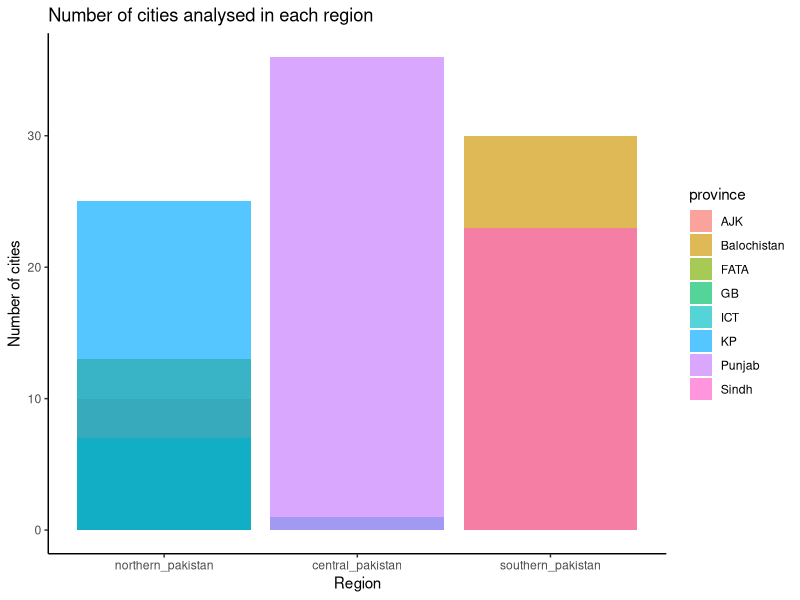
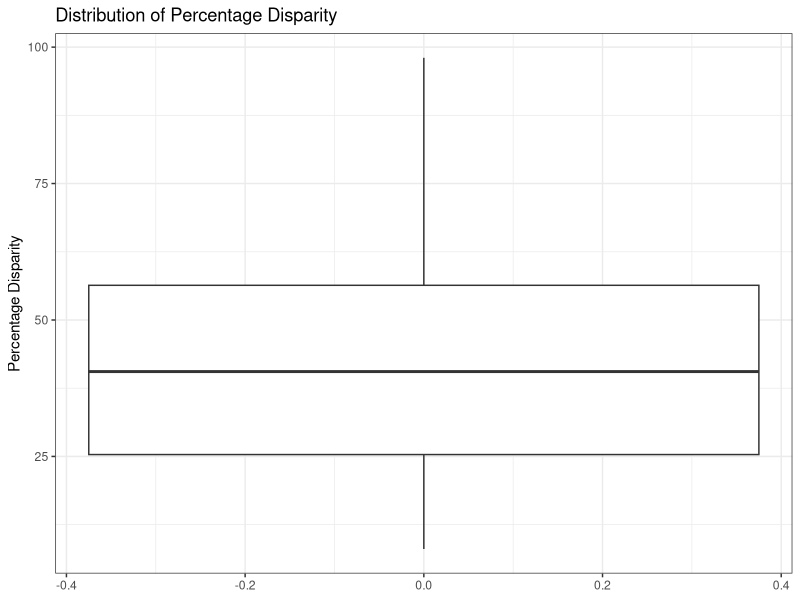
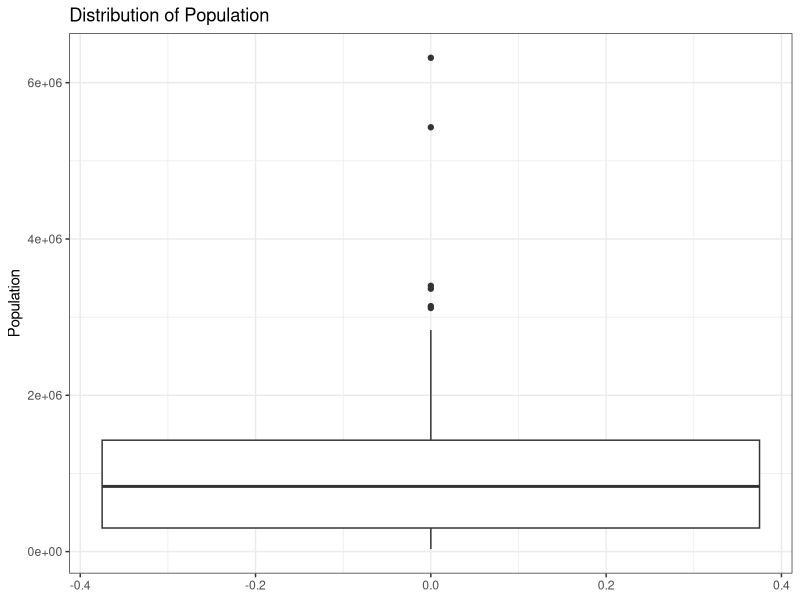
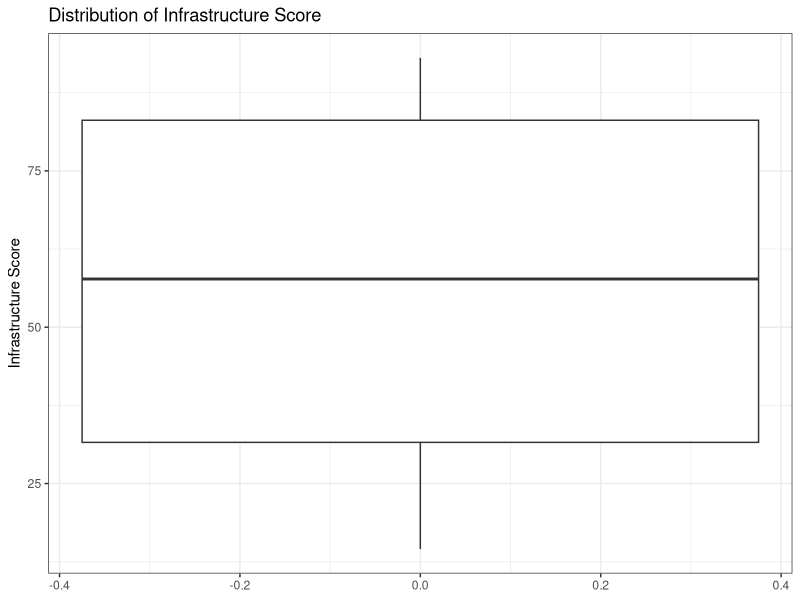
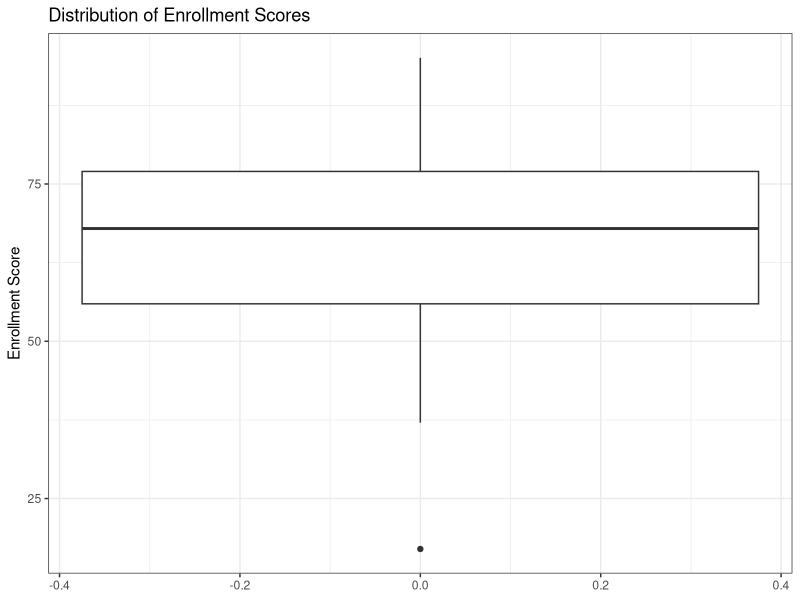
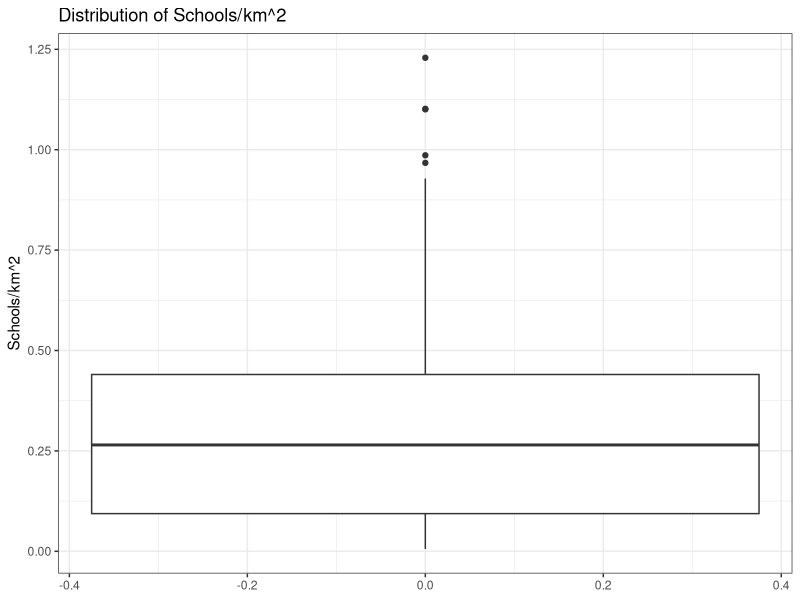
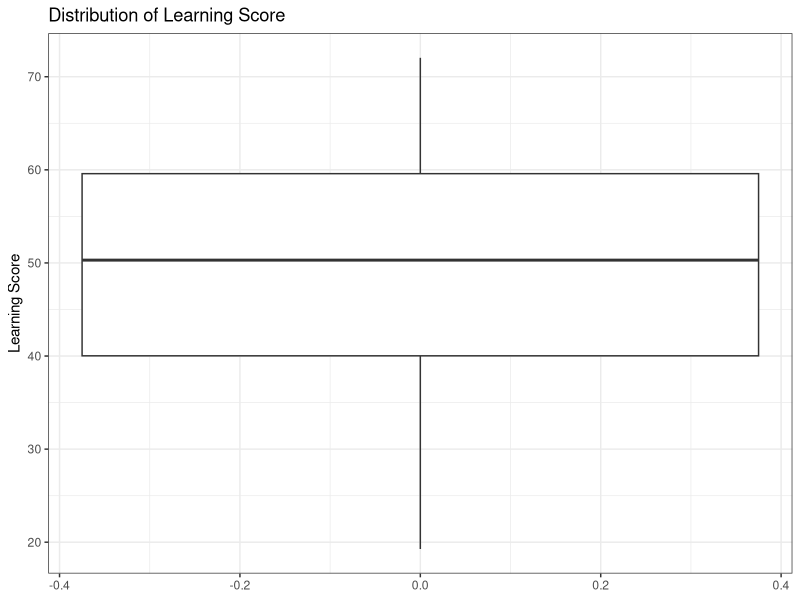
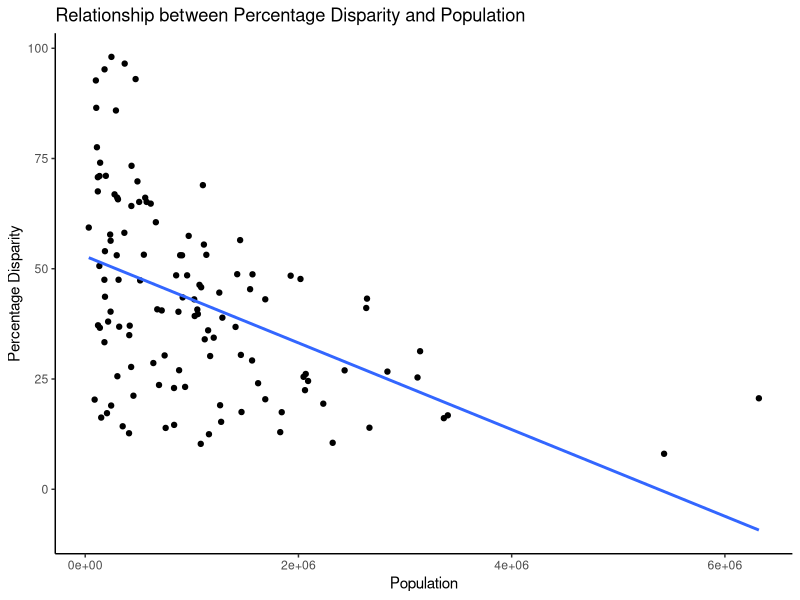

These figures' R source, in order:
## ---- chunk 1
knitr::opts_chunk$set(echo = TRUE)
## ---- chunk 2
library(readr)
library(tidyverse) 
## ---- chunk 3
PakEdu <- read_csv("Consolidated (Educational Dataset).csv")
head(PakEdu)
## ---- chunk 4
#Create a dataframe with province data
PakEdu.province <- select(PakEdu, "City", province = "Province")
PakEdu.province <- unique(PakEdu.province)
PakEdu.province <- mutate(PakEdu.province, province = as.factor(province))

PakEdu.data <- PakEdu %>%
    select("City", "% Boys Enrolled", "% Girls Enrolled","Province", "Population", "Total number of schools", "Year", "School infrastructure score", "Area (km²)", "Enrolment score", "Learning score") %>%
  mutate(Percent_Boys_Enrolled = as.numeric(gsub("[\\%,]", "", PakEdu$`% Boys Enrolled`))) %>%
  mutate(Percent_Girls_Enrolled = as.numeric(gsub("[\\%,]", "", PakEdu$`% Girls Enrolled`))) %>%
  mutate(Total_Schools = as.numeric(as.character(PakEdu$`Total number of schools`))) %>%
  mutate(Area = as.numeric(as.character(PakEdu$`Area (km²)`))) %>%
  mutate(Learning_score = as.numeric(as.character(PakEdu$`Learning score`))) %>%
  mutate(Enrolment_score = as.numeric(as.character(PakEdu$`Enrolment score`))) %>%
  mutate(School_infrastructure_score = as.numeric(as.character(PakEdu$`School infrastructure score`))) %>%
  mutate(Percentage_Disparity = Percent_Boys_Enrolled - Percent_Girls_Enrolled) %>%
  mutate (Province = as.factor(Province))

#Remove bad data points as neceassary
PakEdu.data <- filter(PakEdu.data, Area > 0)
PakEdu.data <- filter(PakEdu.data, Population > 0)
PakEdu.data <- filter(PakEdu.data, Population < 13215631)
PakEdu.data <- mutate(PakEdu.data, Schools_per_Area = Total_Schools / Area)
PakEdu.data <- PakEdu.data %>%
  group_by(City) %>% #so that data on cities repeated over  years is averaged
  summarise(
    percentage_disparity = mean(Percentage_Disparity, na.rm=TRUE),
    population = mean(Population),
    school_infrastructure_score = mean(School_infrastructure_score, na.rm=TRUE), 
    schools_per_area = mean(Schools_per_Area),
    learning_score = mean(Learning_score), 
    enrolment_score = mean(Enrolment_score)
  )

#Adding variable "Province" to data
PakEdu.data <- PakEdu.data %>% 
  full_join(PakEdu.province, by="City")

#Creating a category for province: We will group provinces together, dividing Pakistan into Northern, Central and Southern regions. 
PakEdu.data <- PakEdu.data %>% mutate(region = case_when(
  province == "AJK" ~ "northern_pakistan",
  province == "Balochistan" ~ "southern_pakistan",
  province == "FATA" ~ "northern_pakistan",
  province == "GB" ~ "northern_pakistan",
  province == "KP" ~ "northern_pakistan", 
  province == "Punjab" ~ "central_pakistan", 
  province == "Sindh" ~ "southern_pakistan",
  province == "ICT" ~ "central_pakistan" ))

#Make region a factor
PakEdu.data$region <- factor(PakEdu.data$region, c("northern_pakistan", 
                                                     "central_pakistan", 
                                                     "southern_pakistan"))

#Final DataSet
PakEdu.data
## ---- chunk 5
#getting numerical summary information for each variable.
summary(PakEdu.data)

table(PakEdu.data$province)
summary(PakEdu.data$region)

ggplot(data = PakEdu.data, mapping = aes(x = region, fill = province)) + 
  geom_bar(alpha = 2/3, position = "identity") +
  labs(title = "Number of cities analysed in each region", x = "Region", y = "Number of cities") + theme_classic()

#Distribution of percentage_disparity
ggplot(PakEdu.data, aes(y = percentage_disparity)) +
  geom_boxplot() +
  labs(title = "Distribution of Percentage Disparity", y = "Percentage Disparity") + theme_bw()

#Distribution of Population
ggplot(PakEdu.data, aes(y = population)) +
  geom_boxplot() +
  labs(title = "Distribution of Population", y = "Population") + theme_bw()

#Distribution of school_infrastructure_score
ggplot(PakEdu.data, aes(y = school_infrastructure_score)) +
  geom_boxplot()+
  labs(title = "Distribution of Infrastructure Score", y = "Infrastructure Score") + theme_bw()


#Distribution of enrolment_score
ggplot(PakEdu.data, aes(y = enrolment_score)) +
  geom_boxplot()+
  labs(title = "Distribution of Enrollment Scores", y = "Enrollment Score") + theme_bw()


#Distribution of schools_per_area 
ggplot(PakEdu.data, aes(y = schools_per_area)) +
  geom_boxplot()+
  labs(title = "Distribution of Schools/km^2", y = "Schools/km^2") + theme_bw()


#Distribution of learning_score
ggplot(PakEdu.data, aes(y = learning_score)) +
  geom_boxplot()+
  labs(title = "Distribution of Learning Score", y = "Learning Score") + theme_bw()


## ---- chunk 6
#Correlation table
cor(PakEdu.data[,2:7], use = "pairwise.complete.obs") 


#Check linearity
ggplot(PakEdu.data, aes(population, percentage_disparity)) +
  geom_point() + geom_smooth(method = "lm", se = FALSE) + theme_classic() +
  labs(y = "Percentage Disparity", x = "Population", title = "Relationship between Percentage Disparity and Population")

ggplot(PakEdu.data, aes(schools_per_area, percentage_disparity)) +
  geom_point() + geom_smooth(method = "lm", se = FALSE) + theme_classic() +
  labs(y = "Percentage Disparity", x = "Schools/km^2", title = "Relationship between Percentage Disparity and Schools/ km^2")

ggplot(PakEdu.data, aes(school_infrastructure_score, percentage_disparity)) +
  geom_point() + geom_smooth(method = "lm", se = FALSE) + theme_classic() +
  labs(y = "Percentage Disparity", x = "School Infrastructure Score", title = "Relationship between Percentage Disparity and School Infrastructure scores")

ggplot(PakEdu.data, aes(learning_score, percentage_disparity)) +
  geom_point() + geom_smooth(method = "lm", se = FALSE) + theme_classic() +
  labs(y = "Percentage Disparity", x = "Learning Score", title = "Relationship between Percentage Disparity and Learning Scores")

ggplot(PakEdu.data, aes(enrolment_score, percentage_disparity)) +
  geom_point() + geom_smooth(method = "lm", se = FALSE) + theme_classic() +
  labs(y = "Percentage Disparity", x = "Enrolment Score", title = "Relationship between Percentage Disparity and Enrolment Scores")

ggplot(PakEdu.data, aes(x = reorder(region, percentage_disparity, na.rm = TRUE), y = percentage_disparity)) +
  geom_boxplot() +
  labs(y = "Percentage Disparity", x = "Region", title = "Relationship between Percentage Disparity and Region")


## ---- chunk 7
#Ajusting baseline for Region
PakEdu.data$region <- relevel(PakEdu.data$region, ref="northern_pakistan")
fit_1  <- lm(percentage_disparity ~ population + school_infrastructure_score + schools_per_area + learning_score + enrolment_score + region, data = PakEdu.data)
plot(fit_1)
## ---- chunk 8
summary(fit_1)
## ---- chunk 9
province_abb <- c('northern_pakistan')

new <- data.frame(population = 880666, school_infrastructure_score = 59.24411, schools_per_area = 0.9283172, learning_score = 52.31015, enrolment_score = 84.00923, region = province_abb)
new
predict(fit_1, new, interval = "predict")
## ---- chunk 10

#We will try another model with the significant predictors i.e. enrolment_score, learning score and population
fit_2 <- lm(percentage_disparity ~ enrolment_score + population + learning_score, data = PakEdu.data)
plot(fit_2)
## ---- chunk 11
summary(fit_2)
## ---- chunk 12
province_d <- c('KP')

new <- data.frame(population = 880666, school_infrastructure_score = 59.24411, schools_per_area = 0.9283172, learning_score = 52.31015, enrolment_score = 84.00923, province = province_d)
new
predict(fit_2, new, interval = "predict")
## ---- chunk 13
#Finally, we can conclusively compare the two models based on AIC.
AIC(fit_1)
## ---- chunk 14
AIC(fit_2)
